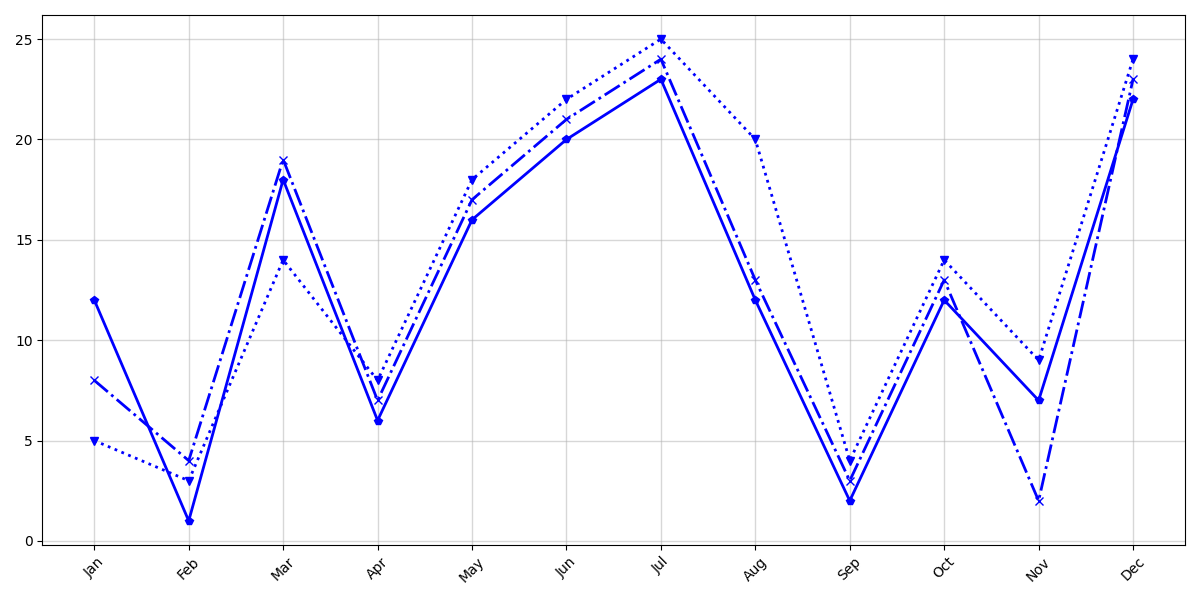

The Python source for this figure:
import matplotlib.pyplot as plt
import numpy as np

# Preserving the original dimensional structure, but altering the data
months = np.array(['Jan', 'Feb', 'Mar', 'Apr', 'May', 'Jun', 'Jul', 'Aug', 'Sep', 'Oct', 'Nov', 'Dec'])
temps_2021 = np.array([5, 3, 14, 8, 18, 22, 25, 20, 4, 14, 9, 24])  # Altered values
temps_2022 = np.array([8, 4, 19, 7, 17, 21, 24, 13, 3, 13, 2, 23])  # Altered values
temps_2023 = np.array([12, 1, 18, 6, 16, 20, 23, 12, 2, 12, 7, 22]) # Altered values

fig, ax = plt.subplots(figsize=(12, 6))

# Plot each year's data with the same color
ax.plot(months, temps_2021, marker='v', linestyle=':', color='b', linewidth=2)
ax.plot(months, temps_2022, marker='x', linestyle='-.', color='b', linewidth=2)
ax.plot(months, temps_2023, marker='p', linestyle='-', color='b', linewidth=2)

plt.xticks(rotation=45)
ax.grid(alpha=0.5, linestyle='-', linewidth=1)

plt.tight_layout()
plt.show()
